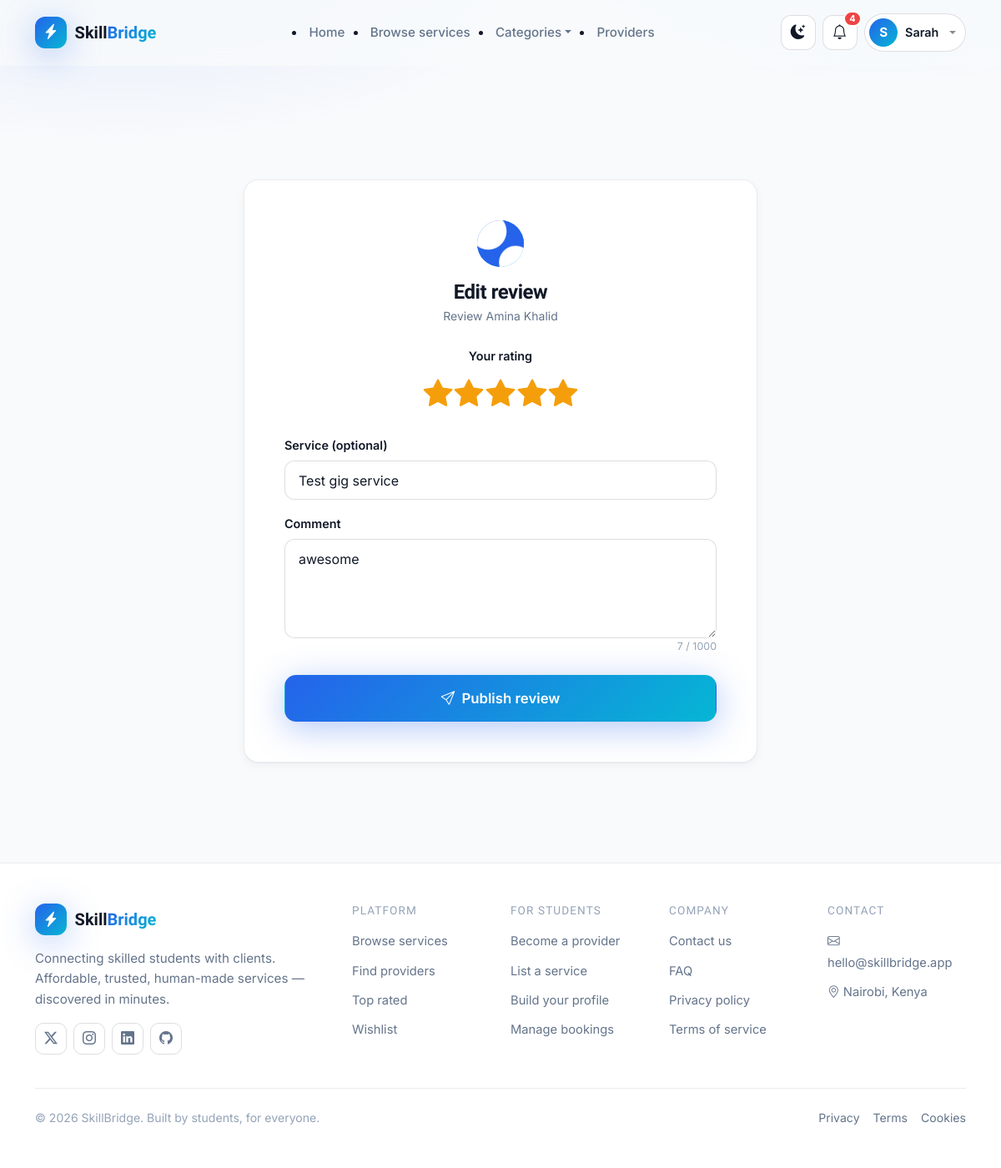
The app's page /reviews/5/edit/ (signed in) with its own data.
### accounts/models.py (models this page shows, shortened)
class User(AbstractUser):
    class Role(models.TextChoices):
        STUDENT = 'student', 'Student / Provider'
        CLIENT = 'client', 'Client'
    role = models.CharField(max_length=20, choices=Role.choices, default=Role.CLIENT)
    phone = models.CharField(max_length=20, blank=True)
    bio = models.TextField(max_length=1000, blank=True)
    profile_image = models.ImageField(upload_to='profiles/', blank=True, null=True)
    occupation = models.CharField(max_length=120, blank=True)
    location = models.CharField(max_length=120, blank=True)
    website = models.URLField(blank=True)
    skills = models.ManyToManyField('services.Category', related_name='providers', blank=True)
    is_provider_approved = models.BooleanField(
        default=False,
        help_text='Approved by admin before a student can publish services.',
    )
    created_at = models.DateTimeField(auto_now_add=True)
    updated_at = models.DateTimeField(auto_now=True)
    @property
    def is_student(self):
        return self.role == self.Role.STUDENT
    def unread_notifications(self):
        return self.notifications.filter(is_read=False).count()

### reviews/models.py (models this page shows, shortened)
class Review(models.Model):
    client = models.ForeignKey(
        settings.AUTH_USER_MODEL, on_delete=models.CASCADE, related_name='reviews_given'
    )
    provider = models.ForeignKey(
        settings.AUTH_USER_MODEL, on_delete=models.CASCADE, related_name='reviews_received'
    )
    service = models.ForeignKey(
        'services.Service', on_delete=models.SET_NULL, null=True, blank=True, related_name='reviews'
    )
    rating = models.PositiveSmallIntegerField(choices=[(i, i) for i in range(1, 6)])
    comment = models.TextField(max_length=1000, blank=True)
    created_at = models.DateTimeField(auto_now_add=True)
    updated_at = models.DateTimeField(auto_now=True)
    class Meta:
        ordering = ['-created_at']
        constraints = [
            models.UniqueConstraint(
                fields=['client', 'provider'], name='one_review_per_provider_pair'
            )
        ]

### reviews/views.py (the view)
# urls.py: path('<int:pk>/edit/', views.edit_review, name='edit'),
@login_required
def edit_review(request, pk):
    review = get_object_or_404(Review, pk=pk, client=request.user)
    form = ReviewForm(request.POST or None, instance=review, provider=review.provider, client=request.user)
    if request.method == 'POST' and form.is_valid():
        form.save()
        messages.success(request, 'Review updated.')
        return redirect('accounts:public_profile', username=review.provider.username)
    return render(request, 'reviews/review_form.html', {'form': form, 'provider': review.provider, 'title': 'Edit review'})

### accounts/context_processors.py (called while the page is built)
def global_context(request):
    ctx = {
        'all_categories': Category.objects.all().order_by('name'),
        'total_categories': Category.objects.count(),
    }
    if request.user.is_authenticated:
        ctx['unread_notification_count'] = request.user.unread_notifications()
    return ctx

### services/models.py (called while the page is built)
    def __str__(self):
        return self.title

### templates/reviews/review_form.html (shortened to what this page needs)
{% extends 'base.html' %}
{% load static %}
{% block content %}
<section class="sb-section-sm">
  <div class="container" style="max-width:640px">
    <div class="sb-card p-4 p-lg-5">
      <div class="text-center mb-4">
        <div class="d-flex justify-content-center mb-3">
          {% if provider.profile_image %}
            <img src="{{ provider.profile_image.url }}" alt="{{ provider.username }}" class="sb-avatar sb-avatar--lg">
          {% else %}
            <span class="sb-avatar sb-avatar--text sb-avatar--lg">{{ provider.first_name|default:provider.username|slice:":1" }}</span>
          {% endif %}
        </div>
        <h4 class="fw-bold mb-1">{{ title }}</h4>
        <p class="sb-text-muted small mb-0">Review {{ provider.get_full_name|default:provider.username }}</p>
      </div>
      <form method="post" data-validate>
        <div class="mb-4 text-center">
          <label class="sb-form-label d-block mb-2">Your rating</label>
          <div class="sb-star-input">
            <i class="bi bi-star-fill"></i>
            <i class="bi bi-star-fill"></i>
            <i class="bi bi-star-fill"></i>
            <i class="bi bi-star-fill"></i>
            <i class="bi bi-star-fill"></i>
          </div>
        </div>
        {% if form.service %}
          <div class="mb-3">
            <label class="sb-form-label">{{ form.service.label }}</label>
            {{ form.service }}
          </div>
        {% endif %}
        <div class="mb-4">
          <label class="sb-form-label">Comment</label>
          {{ form.comment }}
        </div>
        <button type="submit" class="sb-btn sb-btn-primary sb-btn-lg w-100"><i class="bi bi-send"></i> Publish review</button>
      </form>
    </div>
  </div>
</section>
{% endblock %}

### templates/includes/navbar.html (shortened to what this page needs)
{% load static %}
<nav class="sb-navbar {% if request.resolver_match.url_name == 'home' %}sb-navbar--transparent{% endif %}" id="mainNavbar">
  <div class="container">
    <div class="d-flex align-items-center justify-content-between py-3">
      <a class="sb-brand" href="{% url 'services:home' %}">
        <span class="sb-brand-mark"><i class="bi bi-lightning-charge-fill"></i></span>
        <span class="sb-brand-text">Skill<span>Bridge</span></span>
      </a>
      <ul class="sb-nav-links d-none d-lg-flex align-items-center gap-4 mb-0">
        <li><a class="{% if request.resolver_match.url_name == 'home' %}active{% endif %}" href="{% url 'services:home' %}">Home</a></li>
        <li><a class="{% if request.resolver_match.url_name == 'browse' %}active{% endif %}" href="{% url 'services:browse' %}">Browse services</a></li>
        <li class="nav-item dropdown">
          <a class="dropdown-toggle" data-bs-toggle="dropdown" href="#" role="button">Categories</a>
        </li>
        <li><a class="{% if request.resolver_match.url_name == 'providers' %}active{% endif %}" href="{% url 'services:providers' %}">Providers</a></li>
      </ul>
      <div class="d-flex align-items-center gap-2 sb-nav-actions">
        <button class="sb-icon-btn" id="themeToggle" title="Toggle dark mode" aria-label="Toggle dark mode">
        </button>
        {% if user.is_authenticated %}
          <a class="sb-icon-btn position-relative" href="{% url 'accounts:notifications' %}" title="Notifications">
            <i class="bi bi-bell"></i>
            {% if unread_notification_count %}
              <span class="sb-badge-dot">{{ unread_notification_count }}</span>
            {% endif %}
          </a>
          <div class="dropdown">
            <button class="sb-avatar-btn dropdown-toggle" data-bs-toggle="dropdown" aria-expanded="false">
              {% if user.profile_image %}
                <img src="{{ user.profile_image.url }}" alt="{{ user.username }}" class="sb-avatar">
              {% else %}
                <span class="sb-avatar sb-avatar--text">{{ user.first_name|default:user.username|slice:":1" }}</span>
              {% endif %}
              <span class="d-none d-md-inline">{{ user.first_name|default:user.username|truncatechars:12 }}</span>
            </button>
          </div>
        {% else %}
          <a class="sb-btn sb-btn-ghost d-none d-sm-inline-flex" href="{% url 'accounts:login' %}">Log in</a>
          <a class="sb-btn sb-btn-primary sb-nav-cta" href="{% url 'accounts:register' %}">Get started</a>
        {% endif %}
      </div>
    </div>
  </div>
</nav>

### records on screen
User: first_name "S", first_name "Sarah"
User: profile_image (picture), get_full_name "Amina Khalid"
Review: service "Test gig service", comment "awesome"

### other values on screen
{{ unread_notification_count }} "4"
{{ title }} "Edit review"
